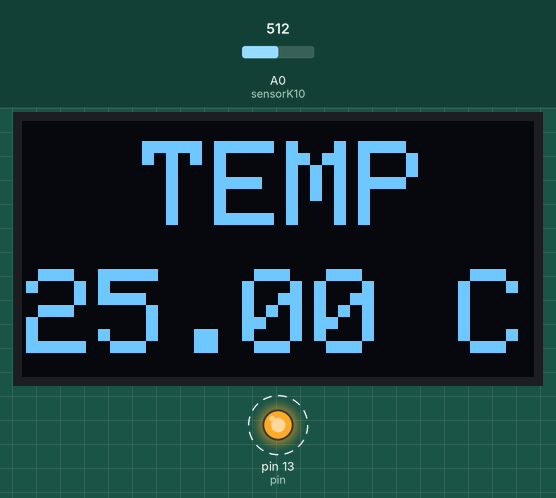
Bench run of a program on a simulated Arduino Nano, built with avr-gcc and run on an emulated ATmega328P. Shown: 128×64 one-colour display, output pins drawn as LEDs (lit = HIGH). Dashed ring = blinking. The test bench sets the inputs (shaded band); at power-on: A0 (sensorK10) = 512.

Above: at 4.28 s.
Timing chart, 0 to 130.0 s (numbered marks = the images above):
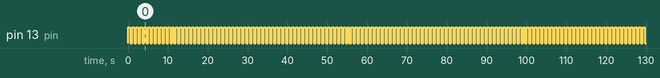

Measured:
- by itself, pin 13 (pin): alternates HIGH for 0.50 s and LOW for 0.50 s

The program:

main.cpp
```cpp
#include <Arduino.h>
#include "tools.h"

int pin = 13;
int sensorK10 = A0;
HandlingData *run = new HandlingData(10000);

void setup() {
  pinMode(pin, OUTPUT);
  pinMode(sensorK10, INPUT);
  display.begin(SSD1306_SWITCHCAPVCC, 0x3c);
  display.clearDisplay();
}

void blink(){
  static unsigned long current = millis();
  if ((millis() - current) < 500) {
    digitalWrite(pin, 1);
  }
  else {
    digitalWrite(pin, 0);
  }
  if ((millis() - current) > 1000) {
    current = millis();
  }
}

void loop() {
  blink();
  run->engine(getTemp(sensorK10));
}
```

tools.h
```cpp
#ifndef TOOLS
#define TOOLS

#include <Adafruit_SSD1306.h>
#include <SPI.h>
#include <Wire.h>
#include <Adafruit_GFX.h>

#define SCREEN_WIDTH 128 // Oled display width(largura), in pixels
#define SCREEN_HEIGHT 64 // Oled display height(altura), in pixels
#define Oled_RESET     -1 // Reset pin # (or -1 if sharing Arduino reset pin)

Adafruit_SSD1306 display(SCREEN_WIDTH, SCREEN_HEIGHT, &Wire, Oled_RESET);

void visor(double value);
double getTemp(int sensor);
class HandlingData;

void visor(double value) {
  display.invertDisplay(0);
  display.setTextSize(3);
  display.setTextColor(WHITE);

  display.setCursor(30, 5);
  display.println("TEMP");

  display.setCursor(1, 37);
  display.print(value);
  display.println(" C");


  display.display();
  display.clearDisplay();
}

double getTemp(int sensor) {
  int RawADC = analogRead(sensor);
  long Resistance;
  double Temp;
  Resistance=((10240000/RawADC) - 10000);
  Temp = log(Resistance);
  Temp = 1 / (0.001129148 + (0.000234125 * Temp) + (0.0000000876741 * Temp * Temp * Temp));
  Temp = Temp - 273.15;  // Convert Kelvin to Celsius
  return Temp;
}

class HandlingData {
  private:
  double _sum;
  int _meanCount;

  public:
  HandlingData(int meanCount) {
    _meanCount = meanCount;
  }

  void engine(double value) {
    static double mean;
    static int count = 0;
    if (count == this->_meanCount) {
      mean = (this->_sum / this->_meanCount);
      visor(mean);
      count = 0;
      mean = 0;
      this->_sum = 0;
    }
    else {
      this->_sum += value;
      count++;
    }
  }
};

#endif
```
